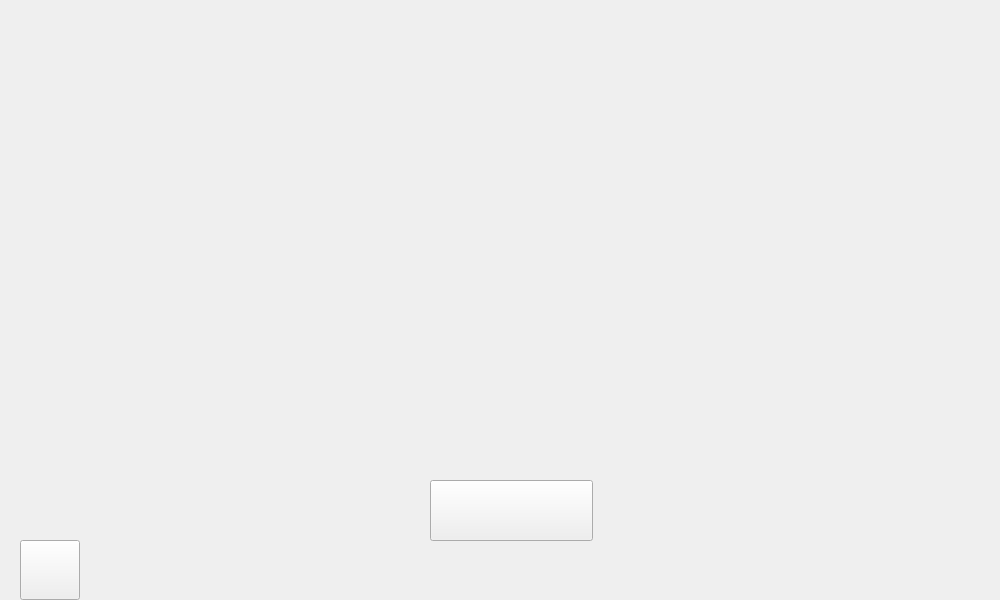
<?xml version="1.0" encoding="UTF-8"?>
<ui version="4.0">
 <class>Widget</class>
 <widget class="QWidget" name="Widget">
  <property name="geometry">
   <rect>
    <x>0</x>
    <y>0</y>
    <width>1000</width>
    <height>600</height>
   </rect>
  </property>
  <property name="windowTitle">
   <string>Widget</string>
  </property>
  <widget class="QLabel" name="background_begin">
   <property name="geometry">
    <rect>
     <x>0</x>
     <y>0</y>
     <width>1000</width>
     <height>600</height>
    </rect>
   </property>
   <property name="minimumSize">
    <size>
     <width>800</width>
     <height>600</height>
    </size>
   </property>
   <property name="styleSheet">
    <string notr="true">border-image: url(:/picture_for_begin/picture_for_begin_and_game/background_begin.png);</string>
   </property>
   <property name="text">
    <string/>
   </property>
  </widget>
  <widget class="QWidget" name="layoutWidget">
   <property name="geometry">
    <rect>
     <x>430</x>
     <y>480</y>
     <width>163</width>
     <height>109</height>
    </rect>
   </property>
   <layout class="QVBoxLayout" name="verticalLayout">
    <item>
     <widget class="QPushButton" name="start_Button">
      <property name="minimumSize">
       <size>
        <width>161</width>
        <height>61</height>
       </size>
      </property>
      <property name="styleSheet">
       <string notr="true">border-image: url(:/picture_for_begin/picture_for_begin_and_game/buttons_start.png);</string>
      </property>
      <property name="text">
       <string/>
      </property>
     </widget>
    </item>
    <item>
     <spacer name="verticalSpacer">
      <property name="orientation">
       <enum>Qt::Vertical</enum>
      </property>
      <property name="sizeHint" stdset="0">
       <size>
        <width>20</width>
        <height>40</height>
       </size>
      </property>
     </spacer>
    </item>
   </layout>
  </widget>
  <widget class="QPushButton" name="setting_Button">
   <property name="geometry">
    <rect>
     <x>20</x>
     <y>540</y>
     <width>60</width>
     <height>60</height>
    </rect>
   </property>
   <property name="minimumSize">
    <size>
     <width>60</width>
     <height>60</height>
    </size>
   </property>
   <property name="styleSheet">
    <string notr="true">border-image: url(:/picture_for_begin/picture_for_begin_and_game/button_setting.png);</string>
   </property>
   <property name="text">
    <string/>
   </property>
  </widget>
 </widget>
 <resources/>
 <connections/>
</ui>
